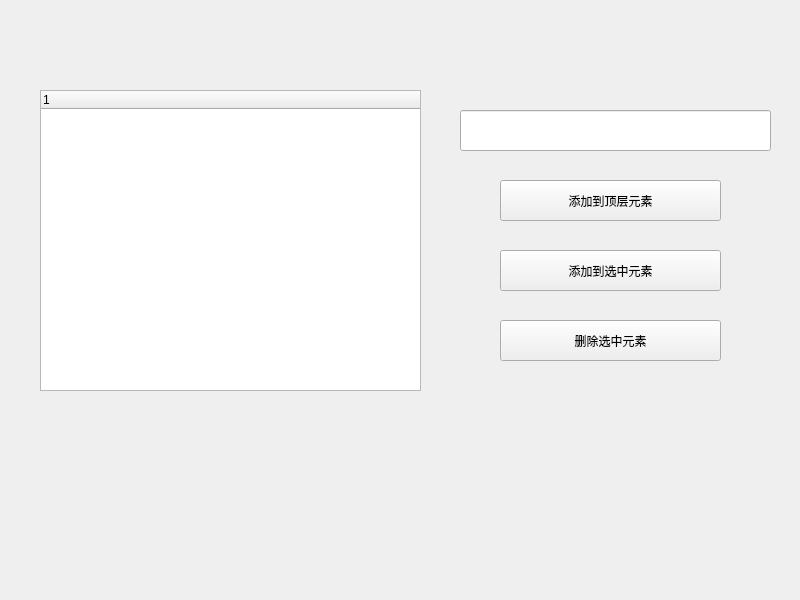
<?xml version="1.0" encoding="UTF-8"?>
<ui version="4.0">
 <class>Widget</class>
 <widget class="QWidget" name="Widget">
  <property name="geometry">
   <rect>
    <x>0</x>
    <y>0</y>
    <width>800</width>
    <height>600</height>
   </rect>
  </property>
  <property name="windowTitle">
   <string>Widget</string>
  </property>
  <widget class="QTreeWidget" name="treeWidget">
   <property name="geometry">
    <rect>
     <x>40</x>
     <y>90</y>
     <width>381</width>
     <height>301</height>
    </rect>
   </property>
   <column>
    <property name="text">
     <string notr="true">1</string>
    </property>
   </column>
  </widget>
  <widget class="QLineEdit" name="lineEdit">
   <property name="geometry">
    <rect>
     <x>460</x>
     <y>110</y>
     <width>311</width>
     <height>41</height>
    </rect>
   </property>
  </widget>
  <widget class="QPushButton" name="pushButton_addtop">
   <property name="geometry">
    <rect>
     <x>500</x>
     <y>180</y>
     <width>221</width>
     <height>41</height>
    </rect>
   </property>
   <property name="text">
    <string>添加到顶层元素</string>
   </property>
  </widget>
  <widget class="QPushButton" name="pushButton_addclick">
   <property name="geometry">
    <rect>
     <x>500</x>
     <y>250</y>
     <width>221</width>
     <height>41</height>
    </rect>
   </property>
   <property name="text">
    <string>添加到选中元素</string>
   </property>
  </widget>
  <widget class="QPushButton" name="pushButton_delect">
   <property name="geometry">
    <rect>
     <x>500</x>
     <y>320</y>
     <width>221</width>
     <height>41</height>
    </rect>
   </property>
   <property name="text">
    <string>删除选中元素</string>
   </property>
  </widget>
 </widget>
 <resources/>
 <connections/>
</ui>
